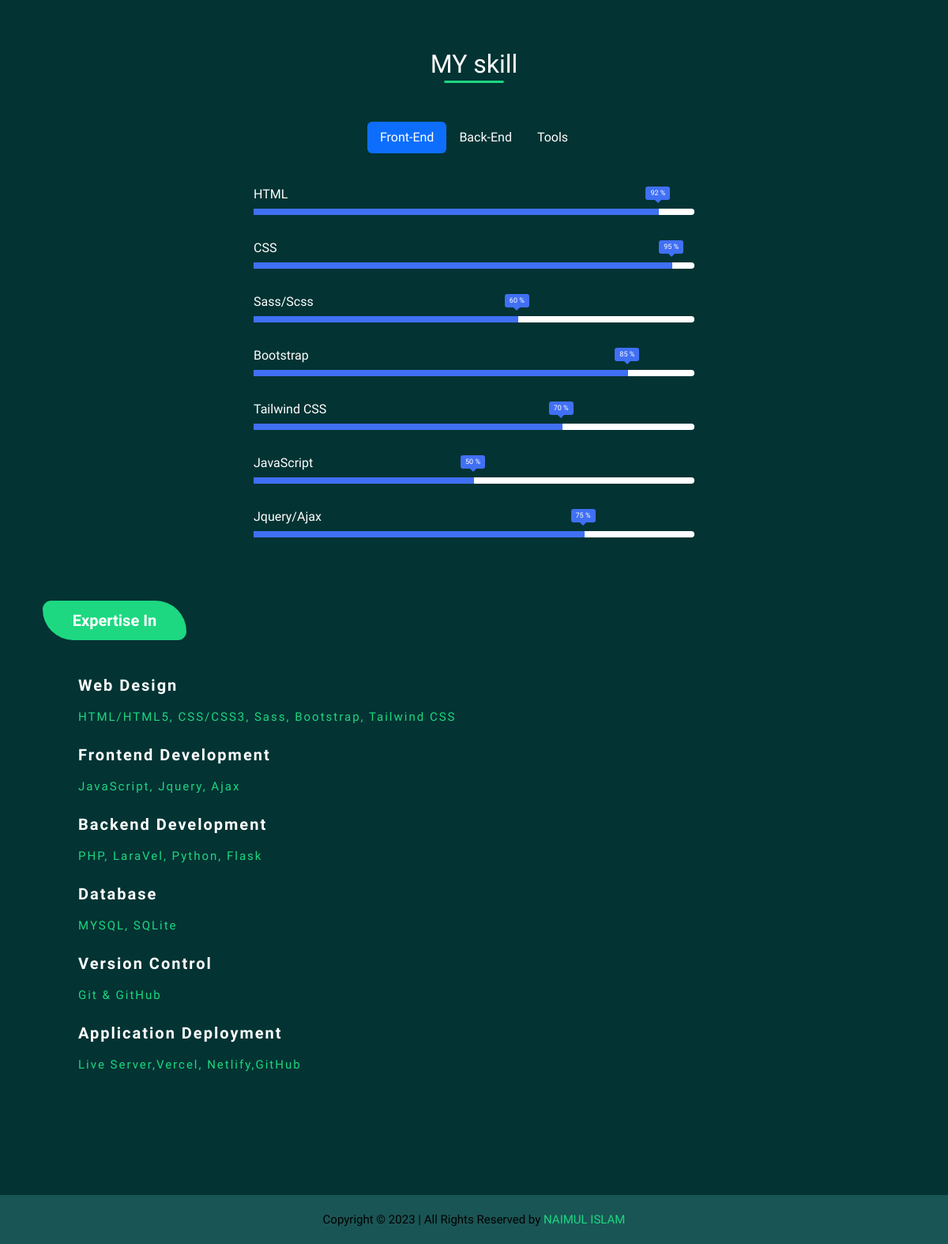
The page /about_me/ (lower part) on the database as committed earlier.
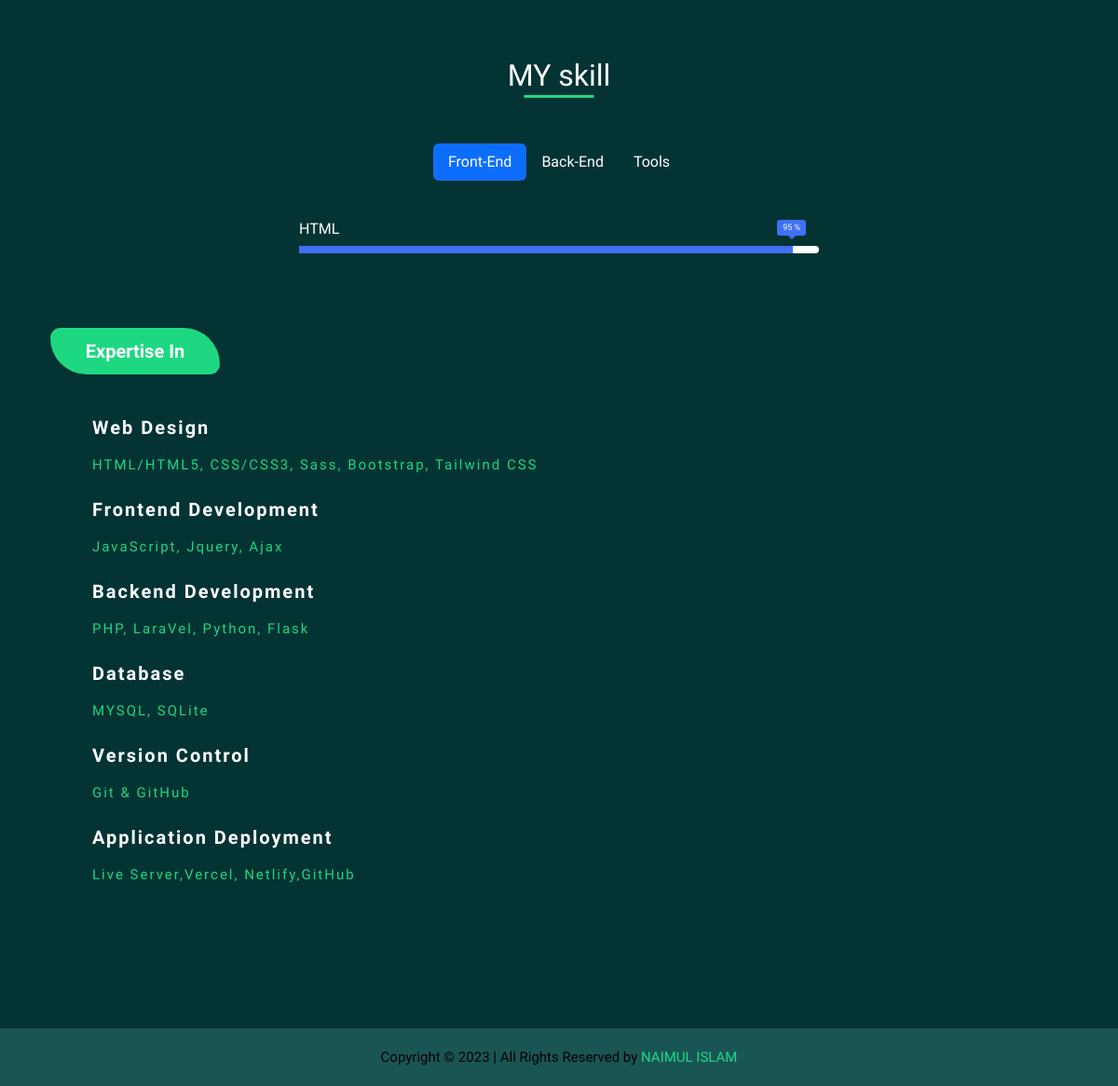
The same page on the database as committed later.
### Models/Skill.py (models this page shows)
class Skill(db.Model):
    __tablename__ = "skills"
    id = db.Column(db.Integer, primary_key=True)
    name = db.Column(db.String(120), nullable=False)
    experience = db.Column(db.String(250))
    category_id = db.Column(db.Integer, db.ForeignKey("categorise.id"))
    created_at = db.Column(DateTime, default=datetime.datetime.utcnow)

### Controllers/ProtfolioController.py (the view)
@app.route("/about_me/")
def about():
    backend = Skill.query.filter_by(category_id=1).all()
    frontend = Skill.query.filter_by(category_id=2).all()
    tools = Skill.query.filter_by(category_id=4).all()
    return render_template(
        "about.html", backend=backend, frontend=frontend, tools=tools
    )

### templates/about.html (shortened to what this page needs)
{% extends 'master.html' %}
{% block main %}
<section class="aboutMain">
    <div class="wrapAbout">
        <div class="container">
            <div class="skill">
                <h2>MY skill</h2>
                <div class="skillBer">
                    <ul class="nav nav-pills justify-content-center">
                        <li class="nav-item">
                            <a href="#front-end" data-bs-toggle="pill" class="nav-link active">Front-End</a>
                        </li>
                        <li class="nav-item">
                            <a href="#back-end" data-bs-toggle="pill" class="nav-link">Back-End</a>
                        </li>
                        <li class="nav-item">
                            <a href="#tools" data-bs-toggle="pill" class="nav-link">Tools</a>
                        </li>
                    </ul>
                </div>
                <div class="skill-content">
                    <div class="tab-content">
                        <div id="front-end" class="tab-pane fade show active">
                            <div class="col-10 col-md-6 justify-content-center m-auto">
                                {% for front in frontend %}
                                <div class="skill-box">
                                    <span class="title">
                                        {{front.name}}
                                    </span>
                                    <div class="skill-bar">
                                        <span class="skill-per" style='width:{{ front.experience }}%'>
                                            <span class="tooltip1">
                                                {{front.experience}} %
                                            </span>
                                        </span>
                                    </div>
                                </div>
                                {% endfor %}
                            </div>
                        </div>
                    </div>
                </div>
            </div>
            <div class="exprience">
                <div class="container">
                    <div class="col-md-2 social-title">
                        Expertise In
                    </div>
                    <div class="wrap-exp">
                        <div class="col-12 single-exp">
                            <h5>Web Design</h5>
                            <p>HTML/HTML5, CSS/CSS3, Sass, Bootstrap, Tailwind CSS</p>
                        </div>
                        <div class="col-12 single-exp">
                            <h5> Frontend Development</h5>
                            <p>JavaScript, Jquery, Ajax</p>
                        </div>
                        <div class="col-12 single-exp">
                            <h5> Backend Development</h5>
                            <p>PHP, LaraVel, Python, Flask</p>
                        </div>
                        <div class="col-12 single-exp">
                            <h5> Database</h5>
                            <p>MYSQL, SQLite</p>
                        </div>
                        <div class="col-12 single-exp">
                            <h5> Version Control</h5>
                            <p>Git & GitHub</p>
                        </div>
                        <div class="col-12 single-exp">
                            <h5> Application Deployment</h5>
                            <p>Live Server,Vercel, Netlify,GitHub</p>
                        </div>
                    </div>
                </div>
            </div>
        </div>
    </div>
</section>
{% endblock main %}

### templates/master.html (shortened to what this page needs)
<!DOCTYPE html>
<html lang="en">
  <head>
    <link
      href="https://cdn.jsdelivr.net/npm/bootstrap@5.2.3/dist/css/bootstrap.min.css"
      rel="stylesheet"
    />
    <link rel="stylesheet" href="/static/css/style.css" />
  </head>
  <body>
    {% block main %} {% endblock main %}
    {% include 'footer.html' %}
  </body>
</html>

### templates/footer.html
<footer class="footer">
  Copyright &copy; 2023 | All Rights Reserved by
  <a href="https://www.facebook.com/Naimul.boy/" target="_blank" class="name">
    Naimul islam
  </a>
</footer>

### static/css/style.css (style rules this page uses)
a { text-decoration: none; }
body { margin: 0; padding: 0; font-family: "Montserrat Alternates", sans-serif !important; }
.nav-link { color: white !important; }
.name { color: #1dd881; text-transform: uppercase; }
.footer { padding: 20px 0px; background: #1a5555; color: black; text-align: center; overflow: hidden; font-size: 15px; }
.social-title { background: #1dd881; text-align: center; padding: 10px; border-radius: 35px 125px; font-size: 20px; font-weight: 800; }
.wrapAbout { background: #033333; padding: 64px 0px; color: white; }
.skill h2 { text-align: center; position: relative; }
.skill h2::after { content: ""; position: absolute; width: 75px; border-bottom: 3px solid #1dd881; bottom: -10%; left: 50%; transform: translateX(-50%); }
.skillBer { padding-top: 45px; }
.skill-content { padding-top: 25px; }
.skill-box { padding: 15px 0px; }
.skill-bar { height: 8px; width: 100%; border-radius: 6px; margin-top: 6px; background: #fff; }
.skill-bar .skill-per { position: relative; display: block; height: 100%; background: #4070f4; animation: animation-positive 2s; }
.tooltip1 { position: absolute; right: -14px; top: -28px; font-size: 9px; font-weight: 500; color: #fff; padding: 2px 6px; background: #4070f4; border-radius: 3px; z-index: 1; }
.tooltip1::before { content: ""; position: absolute; left: 50%; height: 10px; width: 10px; bottom: -2px; z-index: -1; background-color: #4070f4; transform: translate(-50%) rotate(45deg); }
.exprience { padding: 65px 0px; }
.wrap-exp { padding-top: 45px; margin-left: 45px; line-height: 40px; letter-spacing: 2px; }
.single-exp h5 { font-weight: bold; }
.single-exp p { font-size: 15px; font-weight: 400; color: #1dd881; }

Rows that differ between the two databases and show on the page:
no longer on this page (row edited): Skill: name "CSS", experience "95"
removed Skill: name "Sass/Scss", experience "60"
removed Skill: name "Bootstrap", experience "85"
removed Skill: name "Tailwind CSS", experience "70"
removed Skill: name "JavaScript", experience "50"
removed Skill: name "Jquery/Ajax", experience "75"
changed Skill "HTML": experience "92" → "95"
